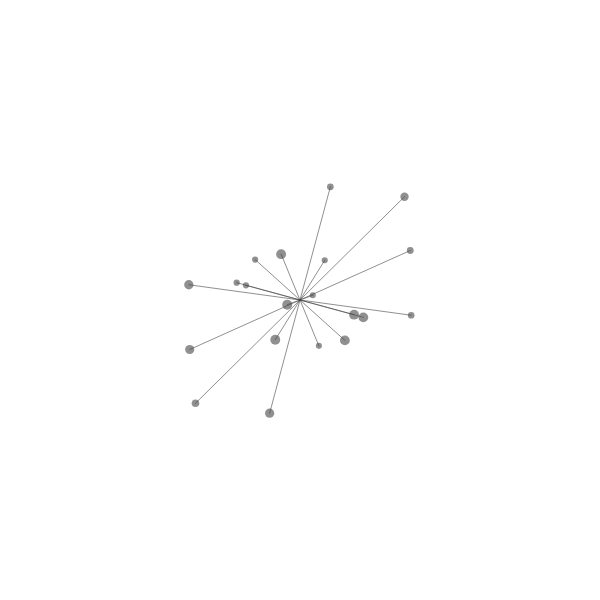
Frame 1 (no input)
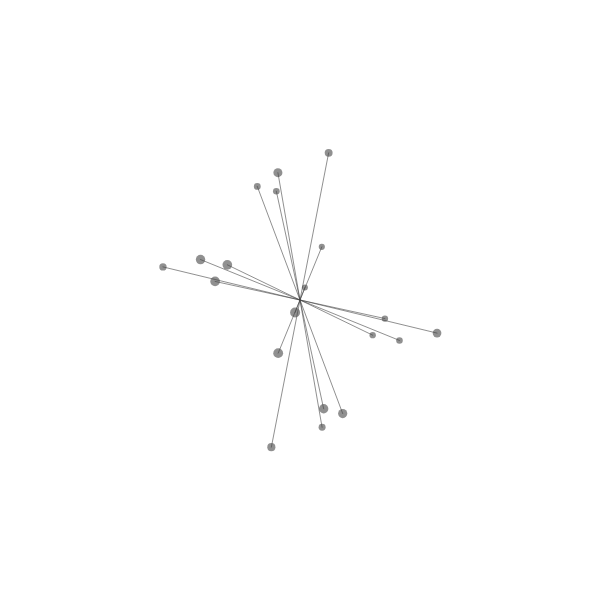
Frame 60 (no input)
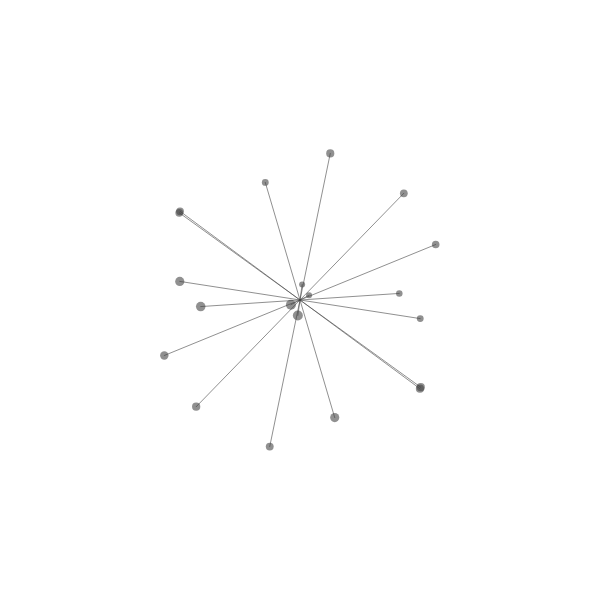
Frame 120 (the mouse pressed at the canvas centre since frame 60)

The p5.js sketch that drew these frames (run headless with seeded random() and noise() and a simulated clock; from frame 60 on, the mouse is pressed at the canvas centre):

// p5.js sketch
// ── sketch.js
let numDots = 10;
let dots, nextDots, dotCounters, dotMoves, lineColors;
let radius;

function setup() {
  createCanvas(600, 600);
  dots = [];
  nextDots = [];
  dotCounters = [];
  dotMoves = [];
  lineColors = [];
  for (let i = 0; i < numDots; i++) {
    d = setRandomDot();
    nd = setRandomDot();
    dc = setCount();
    dots[i] = d;
    nextDots[i] = nd;
    dotCounters[i] = dc;
    dotMoves[i] = setDotMoves(d, nd, dc);
    lineColors[i] = setLineColor();
  }
  radius = min(width, height) / 2;
}

function draw() {
  background(255);
  moveDotsInCount(dots, nextDots, dotMoves, dotCounters);
  drawLines(dots, radius / 2);
}

function setRandomDot() {
  return [random(PI), random(TWO_PI)];
}

function setCount() {
  return random(60, 120);
}

function setDotMoves(dot, nextDot, count) {
  let deltaPhi = nextDot[0] - dot[0];
  let deltaTheta = nextDot[1] - dot[1];
  if (deltaTheta > PI) {
    deltaTheta -= TWO_PI;
  }
  if (deltaTheta < -PI) {
    deltaTheta += TWO_PI;
  }

  return [deltaPhi / count, deltaTheta / count];
}

function setLineColor() {
  let cThreshold = 10;
  let r = random(cThreshold, 10);
  let g = random(cThreshold, 10);
  let b = random(cThreshold, 10);
  let rBright = r + g + b;
  let brignt = 200;
  r = (r * brignt) / rBright;
  g = (g * brignt) / rBright;
  b = (b * brignt) / rBright;
  return color(r, g, b);
}

function moveDot(dot, move) {
  let phi = dot[0] + move[0];
  let theta = dot[1] + move[1];
  return [phi, theta];
}

function moveDotsInCount(ds, nds, mvs, cnts) {
  for (let i = 0; i < cnts.length; i++) {
    if (cnts[i] <= 0) {
      let d = nds[i];
      let nd = setRandomDot();
      let cnt = setCount();
      ds[i] = d;
      nds[i] = nd;
      cnts[i] = cnt;
      mvs[i] = setDotMoves(d, nd, cnt);
    }
    cnts[i] -= 1;
    ds[i] = moveDot(ds[i], mvs[i]);
  }
}

function drawLines(dots, r) {
  for (let i in dots) {
    let lc = lineColors[i];
    let dot = dots[i];
    fill(red(lc), green(lc), blue(lc), 150);
    noStroke();
    let phi = dot[0];
    let theta = dot[1];
    let phiA = PI / 2 - (phi - PI / 2);
    let thetaA = theta + PI;
    let x = width / 2 + r * sin(phi) * cos(theta);
    let y = height / 2 - r * sin(phi) * sin(theta);
    let xA = width / 2 + r * sin(phiA) * cos(thetaA);
    let yA = height / 2 - r * sin(phiA) * sin(thetaA);
    let cr = 8 + 2 * cos(phi);
    let crA = 8 + 2 * cos(phiA);
    circle(x, y, cr);
    circle(xA, yA, crA);
    stroke(red(lc), green(lc), blue(lc), 150);
    line(x, y, xA, yA);
  }
}

// ── style.css
html,
body {
  margin: 0;
  padding: 0;
  width: 100vw;
  height: 100vh;
  display: flex;
  justify-content: center;
  align-items: center;
}

canvas {
  display: block;
}
